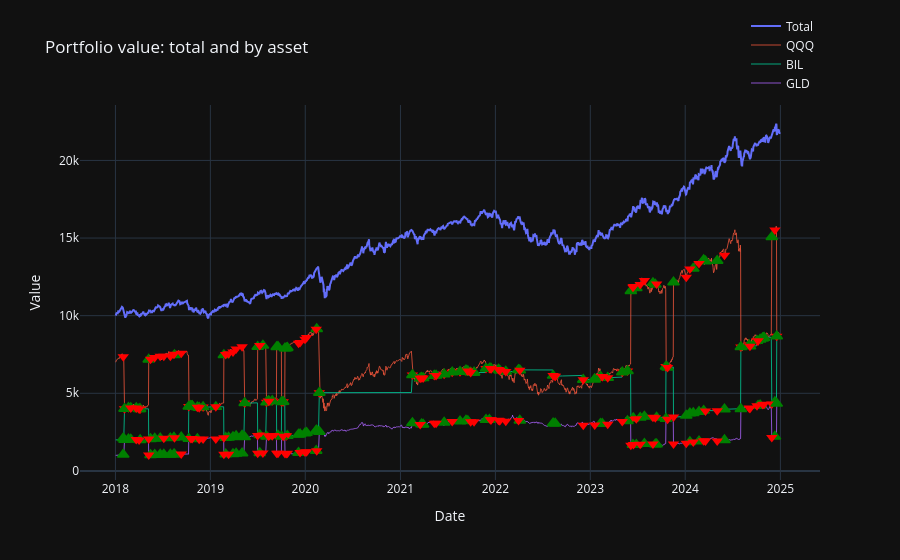

The code cell stored with this chart in its notebook:
### Code cell
fig = result_vix_regime.plot_portfolio(mark_rebalances=True)
fig.show()
